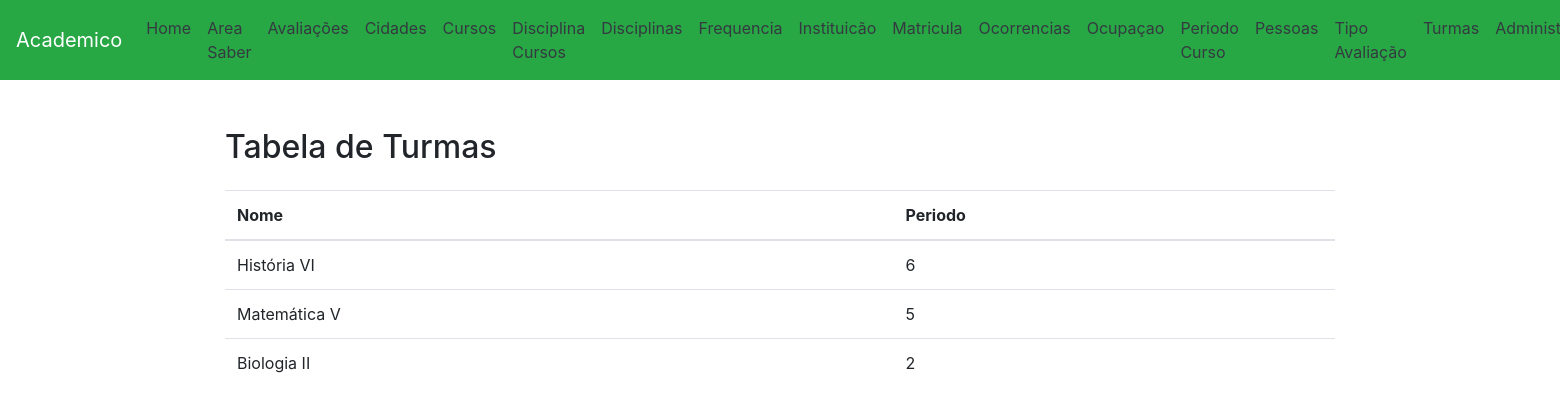
The app's page /turmas/ with its own data.
### app/models.py (models this page shows, shortened)
class Turmas(models.Model):
    nome = models.CharField(max_length=100, verbose_name="Nome da turma")
    periodo = models.CharField(max_length=100, verbose_name="Periodo")
    class Meta:
        verbose_name = "Turma"
        verbose_name_plural = "Turmas"

### app/views.py (the view)
# urls.py: path('turmas/', TurmaView.as_view(), name='turma'),
class TurmaView(View):
    def get(self, request, *args, **kwargs):
        turma = Turmas.objects.all()
        return render(request, 'turmas.html', {'turma' : turma})

### app/templates/turmas.html (shortened to what this page needs)
<!DOCTYPE html>
<html lang="pt-BR">
<head>
    <link rel="stylesheet" href="https://maxcdn.bootstrapcdn.com/bootstrap/4.5.2/css/bootstrap.min.css">
</head>
<body>
    <nav class="navbar navbar-expand-lg navbar-dark bg-success">
        <a class="navbar-brand" href="/">Academico</a>
<div class="collapse navbar-collapse" id="navbarNav">
<ul class="navbar-nav">
    <li class="nav-item">
        <a class="nav-link text-dark" href="/">Home</a>
    </li>
    <li class="nav-item">
        <a class="nav-link text-dark" href="/area_saber/">Area Saber</a>
    </li>
    <li class="nav-item">
        <a class="nav-link text-dark" href="/avaliacoes/">Avaliações</a>
    </li>
    <li class="nav-item">
        <a class="nav-link text-dark" href="/cidades/">Cidades</a>
    </li>
    <li class="nav-item">
        <a class="nav-link text-dark" href="/cursos/">Cursos</a>
    </li>
    <li class="nav-item">
        <a class="nav-link text-dark" href="/disciplina_cursos/">Disciplina Cursos</a>
    </li>
    <li class="nav-item">
        <a class="nav-link text-dark" href="/disciplinas/">Disciplinas</a>
    </li>
    <li class="nav-item">
        <a class="nav-link text-dark" href="/frequencia/">Frequencia</a>
    </li>
    <li class="nav-item">
        <a class="nav-link text-dark" href="/instituicao/">Instituicão</a>
    </li>
    <li class="nav-item">
        <a class="nav-link text-dark" href="/matricula/">Matricula</a>
    </li>
    <li class="nav-item">
        <a class="nav-link text-dark" href="/ocorrencias/">Ocorrencias</a>
    </li>
    <li class="nav-item">
        <a class="nav-link text-dark" href="/ocupacao/">Ocupaçao</a>
    </li>
    <li class="nav-item">
        <a class="nav-link text-dark" href="/periodo_cursos/">Periodo Curso</a>
    </li>
    <li class="nav-item">
        <a class="nav-link text-dark" href="/pessoas/">Pessoas</a>
    </li>
    <li class="nav-item">
        <a class="nav-link text-dark" href="/tipo_avaliacao/">Tipo Avaliação</a>
    </li>
    <li class="nav-item">
        <a class="nav-link text-dark" href="/turmas/">Turmas</a>
    </li>
    <li class="nav-item">
        <a class="nav-link text-dark" href="/admin/">Administração</a>
    </li>
</ul>
</div>
</nav>
<div class="container mt-5">
    <h2 class="mb-4">Tabela de Turmas</h2>
<table class="table">
    <thead>
        <tr>
        <th scope="col">Nome</th>
        <th scope="col">Periodo</th>
        </tr>
    </thead>
    <tbody>
    {% for turma in turma %}
    <tr>
    <td>{{ turma.nome }}</td>
    <td>{{ turma.periodo }}</td>
    </tr>
    {% endfor %}
    </tbody>
</table>
</div>
</body>
</html>

### records on screen
Turmas: nome "História VI", periodo "6"
Turmas: nome "Matemática V", periodo "5"
Turmas: nome "Biologia II", periodo "2"
